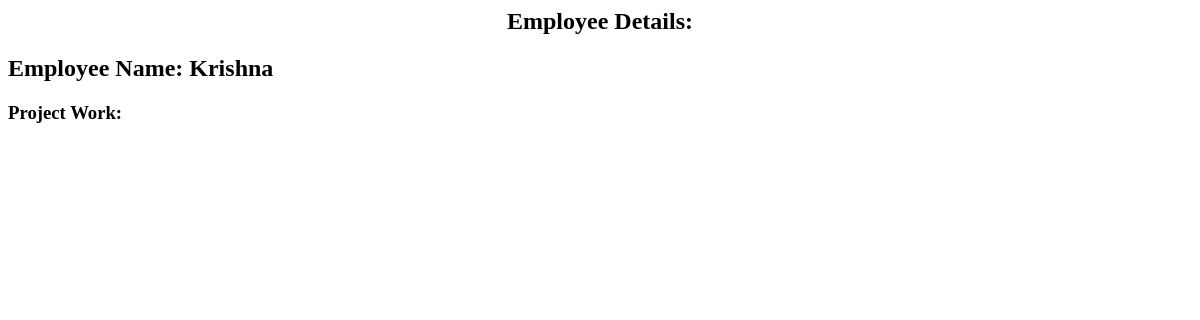
The app's page /home/2/, older data.
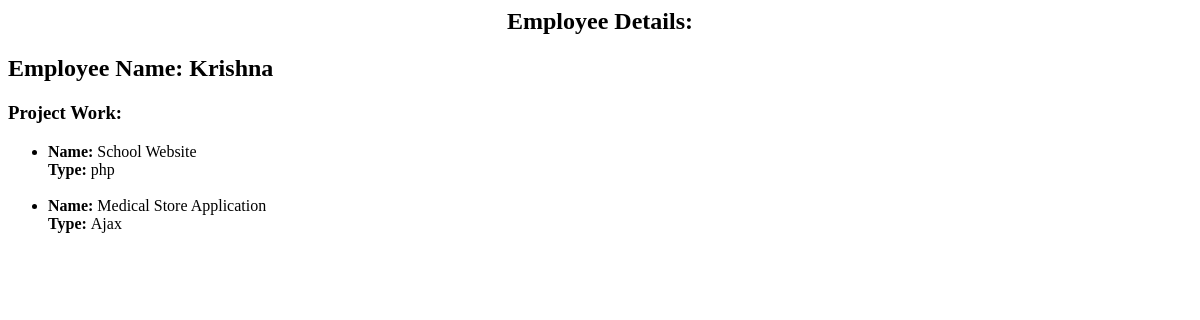
The same page, newer data.
### home/models.py (models this page shows, shortened)
class Project(models.Model):
    employee = models.ForeignKey(Employee, on_delete=models.CASCADE)
    type = models.CharField(max_length=100)
    projectName = models.CharField(max_length=250)

### home/views.py (the view)
# urls.py: url(r'^(?P<employee_id>[0-9]+)/$', views.detail, name='detail'),
def detail(request, employee_id):
    try:
        employee = Employee.objects.get(pk=employee_id)
    except Employee.DoesNotExist:
        raise Http404("Employee Details does not exist.")
    return render(request, 'home/details.html', { 'employee' : employee})

### home/templates/home/details.html
<h2 style="text-align: center;">Employee Details:</h2>
<h2>Employee Name: <strong>{{ employee.Name }}</strong> </h2>
<h3>Project Work:</h3>
<ul>
    {% for project in employee.project_set.all %}
        <li><strong>Name: </strong>{{ project.projectName }}<br>
            <strong>Type: </strong>{{ project.type }}<br><br>
        </li>
    {% endfor %}
</ul>

Row changes from the older to the newer data that the page shows:
added Project: projectName "School Website", type "php"
added Project: projectName "Medical Store Application", type "Ajax"
